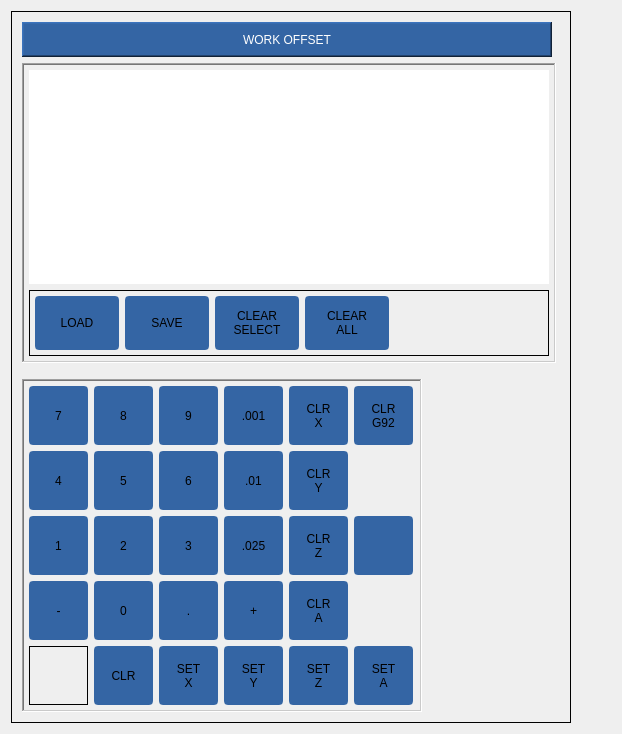
            <widget class="QWidget" name="page">
             <layout class="QGridLayout" name="gridLayout_8">
              <item row="0" column="0">
               <widget class="QFrame" name="gridFrame_14">
                <property name="minimumSize">
                 <size>
                  <width>560</width>
                  <height>20</height>
                 </size>
                </property>
                <property name="maximumSize">
                 <size>
                  <width>560</width>
                  <height>775</height>
                 </size>
                </property>
                <property name="styleSheet">
                 <string notr="true">QPushButton {
min-height: 50px;
min-width: 50px;
max-height: 60px;
max-width: 60px;
font: 14pt &quot;DejaVu Sans&quot;;
color: rgb(0,0,0);
background-color:rgb(52, 101, 164);
}

 QPushButton::pressed{background-color:rgb(0,255,0)}</string>
                </property>
                <property name="frameShape">
                 <enum>QFrame::Box</enum>
                </property>
                <layout class="QGridLayout" name="gridLayout_13">
                 <property name="leftMargin">
                  <number>5</number>
                 </property>
                 <property name="topMargin">
                  <number>5</number>
                 </property>
                 <property name="rightMargin">
                  <number>5</number>
                 </property>
                 <property name="bottomMargin">
                  <number>5</number>
                 </property>
                 <property name="horizontalSpacing">
                  <number>6</number>
                 </property>
                 <item row="14" column="0" colspan="2">
                  <widget class="QFrame" name="gridFrame_16">
                   <property name="maximumSize">
                    <size>
                     <width>16777215</width>
                     <height>450</height>
                    </size>
                   </property>
                   <property name="frameShape">
                    <enum>QFrame::NoFrame</enum>
                   </property>
                   <property name="frameShadow">
                    <enum>QFrame::Plain</enum>
                   </property>
                   <layout class="QGridLayout" name="gridLayout_51">
                    <property name="leftMargin">
                     <number>5</number>
                    </property>
                    <property name="topMargin">
                     <number>5</number>
                    </property>
                    <property name="rightMargin">
                     <number>5</number>
                    </property>
                    <property name="bottomMargin">
                     <number>5</number>
                    </property>
                    <item row="1" column="1">
                     <spacer name="horizontalSpacer_8">
                      <property name="orientation">
                       <enum>Qt::Horizontal</enum>
                      </property>
                      <property name="sizeHint" stdset="0">
                       <size>
                        <width>40</width>
                        <height>20</height>
                       </size>
                      </property>
                     </spacer>
                    </item>
                    <item row="1" column="0">
                     <widget class="QFrame" name="gridFrame_18">
                      <property name="minimumSize">
                       <size>
                        <width>400</width>
                        <height>325</height>
                       </size>
                      </property>
                      <property name="maximumSize">
                       <size>
                        <width>400</width>
                        <height>16777215</height>
                       </size>
                      </property>
                      <property name="styleSheet">
                       <string notr="true">QPushButton {
min-height: 55px;
min-width: 55px;
max-height: 55px;
max-width: 55px;
font: 14pt &quot;DejaVu Sans&quot;;
color: rgb(0,0,0);
background-color:rgb(52, 101, 164);
border-style: solid;
border-width: 2px;
border-radius: 4px;
border-color:rgb(52, 101, 164)
}

QPushButton::pressed{border-color:rgb(0,255,0)}

MdiButton {
min-height:55px;
min-width: 55px;
max-height: 55px;
max-width: 55px;
font: 14pt &quot;DejaVu Sans&quot;;
color: rgb(0,0,0);
background-color:rgb(52, 101, 164);
border-style: solid;
border-width: 2px;
border-radius: 4px;
border-color:rgb(52, 101, 164)
}

MdiButton::pressed{border-color:rgb(0,255,0)}</string>
                      </property>
                      <property name="frameShape">
                       <enum>QFrame::WinPanel</enum>
                      </property>
                      <property name="frameShadow">
                       <enum>QFrame::Sunken</enum>
                      </property>
                      <layout class="QGridLayout" name="gridLayout_15">
                       <property name="leftMargin">
                        <number>5</number>
                       </property>
                       <property name="topMargin">
                        <number>5</number>
                       </property>
                       <property name="rightMargin">
                        <number>5</number>
                       </property>
                       <property name="bottomMargin">
                        <number>5</number>
                       </property>
                       <item row="2" column="4">
                        <widget class="MDIButton" name="clr_z">
                         <property name="text">
                          <string>CLR
Z</string>
                         </property>
                         <property name="MDICommand" stdset="0">
                          <string>G10L2P0Z0</string>
                         </property>
                        </widget>
                       </item>
                       <item row="0" column="2">
                        <widget class="QPushButton" name="work_offset_9">
                         <property name="text">
                          <string>9</string>
                         </property>
                         <attribute name="buttonGroup">
                          <string notr="true">offsetButtonGroup</string>
                         </attribute>
                        </widget>
                       </item>
                       <item row="0" column="3">
                        <widget class="QPushButton" name="pushButton_63">
                         <property name="text">
                          <string>.001</string>
                         </property>
                         <attribute name="buttonGroup">
                          <string notr="true">offsetButtonGroup</string>
                         </attribute>
                        </widget>
                       </item>
                       <item row="3" column="0">
                        <widget class="QPushButton" name="minus">
                         <property name="text">
                          <string>-</string>
                         </property>
                         <attribute name="buttonGroup">
                          <string notr="true">offsetButtonGroup</string>
                         </attribute>
                        </widget>
                       </item>
                       <item row="0" column="4">
                        <widget class="MDIButton" name="clr_x">
                         <property name="text">
                          <string>CLR
X</string>
                         </property>
                         <property name="MDICommand" stdset="0">
                          <string>G10L2P0X0</string>
                         </property>
                        </widget>
                       </item>
                       <item row="1" column="4">
                        <widget class="MDIButton" name="clr_y">
                         <property name="text">
                          <string>CLR
Y</string>
                         </property>
                         <property name="MDICommand" stdset="0">
                          <string>G10L2P0Y0</string>
                         </property>
                        </widget>
                       </item>
                       <item row="3" column="4">
                        <widget class="MDIButton" name="clr_a">
                         <property name="text">
                          <string>CLR
A</string>
                         </property>
                         <property name="MDICommand" stdset="0">
                          <string>G10L2P0A0</string>
                         </property>
                        </widget>
                       </item>
                       <item row="1" column="0">
                        <widget class="QPushButton" name="work_offset_4">
                         <property name="text">
                          <string>4</string>
                         </property>
                         <attribute name="buttonGroup">
                          <string notr="true">offsetButtonGroup</string>
                         </attribute>
                        </widget>
                       </item>
                       <item row="1" column="3">
                        <widget class="QPushButton" name="pushButton_62">
                         <property name="text">
                          <string>.01</string>
                         </property>
                         <attribute name="buttonGroup">
                          <string notr="true">offsetButtonGroup</string>
                         </attribute>
                        </widget>
                       </item>
                       <item row="0" column="0">
                        <widget class="QPushButton" name="work_offset_7">
                         <property name="text">
                          <string>7</string>
                         </property>
                         <attribute name="buttonGroup">
                          <string notr="true">offsetButtonGroup</string>
                         </attribute>
                        </widget>
                       </item>
                       <item row="3" column="2">
                        <widget class="QPushButton" name="point">
                         <property name="text">
                          <string>.</string>
                         </property>
                         <attribute name="buttonGroup">
                          <string notr="true">offsetButtonGroup</string>
                         </attribute>
                        </widget>
                       </item>
                       <item row="1" column="2">
                        <widget class="QPushButton" name="work_offset_6">
                         <property name="text">
                          <string>6</string>
                         </property>
                         <attribute name="buttonGroup">
                          <string notr="true">offsetButtonGroup</string>
                         </attribute>
                        </widget>
                       </item>
                       <item row="2" column="0">
                        <widget class="QPushButton" name="work_offset_1">
                         <property name="text">
                          <string>1</string>
                         </property>
                         <attribute name="buttonGroup">
                          <string notr="true">offsetButtonGroup</string>
                         </attribute>
                        </widget>
                       </item>
                       <item row="2" column="2">
                        <widget class="QPushButton" name="work_offset_3">
                         <property name="text">
                          <string>3</string>
                         </property>
                         <attribute name="buttonGroup">
                          <string notr="true">offsetButtonGroup</string>
                         </attribute>
                        </widget>
                       </item>
                       <item row="3" column="1">
                        <widget class="QPushButton" name="work_offset_0">
                         <property name="text">
                          <string>0</string>
                         </property>
                         <attribute name="buttonGroup">
                          <string notr="true">offsetButtonGroup</string>
                         </attribute>
                        </widget>
                       </item>
                       <item row="0" column="1">
                        <widget class="QPushButton" name="work_offset_8">
                         <property name="text">
                          <string>8</string>
                         </property>
                         <attribute name="buttonGroup">
                          <string notr="true">offsetButtonGroup</string>
                         </attribute>
                        </widget>
                       </item>
                       <item row="1" column="1">
                        <widget class="QPushButton" name="work_offset_5">
                         <property name="text">
                          <string>5</string>
                         </property>
                         <attribute name="buttonGroup">
                          <string notr="true">offsetButtonGroup</string>
                         </attribute>
                        </widget>
                       </item>
                       <item row="2" column="1">
                        <widget class="QPushButton" name="work_offset_2">
                         <property name="text">
                          <string>2</string>
                         </property>
                         <attribute name="buttonGroup">
                          <string notr="true">offsetButtonGroup</string>
                         </attribute>
                        </widget>
                       </item>
                       <item row="2" column="3">
                        <widget class="QPushButton" name="pushButton_64">
                         <property name="text">
                          <string>.025</string>
                         </property>
                         <attribute name="buttonGroup">
                          <string notr="true">offsetButtonGroup</string>
                         </attribute>
                        </widget>
                       </item>
                       <item row="3" column="3">
                        <widget class="QPushButton" name="plus">
                         <property name="text">
                          <string>+</string>
                         </property>
                         <attribute name="buttonGroup">
                          <string notr="true">offsetButtonGroup</string>
                         </attribute>
                        </widget>
                       </item>
                       <item row="0" column="5">
                        <widget class="MDIButton" name="clr_g92">
                         <property name="text">
                          <string>CLR
G92</string>
                         </property>
                         <property name="MDICommand" stdset="0">
                          <string>G92.1</string>
                         </property>
                        </widget>
                       </item>
                       <item row="2" column="5">
                        <widget class="MDIButton" name="mdibutton_9">
                         <property name="MDICommand" stdset="0">
                          <string>G10L2P1Z[#5223+#&lt;plusinput&gt;]</string>
                         </property>
                        </widget>
                       </item>
                       <item row="4" column="5">
                        <widget class="MDIButton" name="SETAWCOFF">
                         <property name="text">
                          <string>SET
A</string>
                         </property>
                         <property name="MDICommand" stdset="0">
                          <string>G10L20P0A#&lt;offsetLabel&gt;</string>
                         </property>
                        </widget>
                       </item>
                       <item row="4" column="4">
                        <widget class="MDIButton" name="SETZWCOFF">
                         <property name="text">
                          <string>SET
Z</string>
                         </property>
                         <property name="MDICommand" stdset="0">
                          <string>G10L20P0Z#&lt;offsetLabel&gt;</string>
                         </property>
                        </widget>
                       </item>
                       <item row="4" column="3">
                        <widget class="MDIButton" name="SETYWCOFF">
                         <property name="text">
                          <string>SET
Y</string>
                         </property>
                         <property name="MDICommand" stdset="0">
                          <string>G10L20P0Y#&lt;offsetLabel&gt;</string>
                         </property>
                        </widget>
                       </item>
                       <item row="4" column="2">
                        <widget class="MDIButton" name="SETXWCOFF">
                         <property name="text">
                          <string>SET
X</string>
                         </property>
                         <property name="MDICommand" stdset="0">
                          <string>G10L20P0X#&lt;offsetLabel&gt;</string>
                         </property>
                        </widget>
                       </item>
                       <item row="4" column="1">
                        <widget class="QPushButton" name="clearoffsetlabel">
                         <property name="minimumSize">
                          <size>
                           <width>59</width>
                           <height>59</height>
                          </size>
                         </property>
                         <property name="maximumSize">
                          <size>
                           <width>59</width>
                           <height>59</height>
                          </size>
                         </property>
                         <property name="text">
                          <string>CLR</string>
                         </property>
                        </widget>
                       </item>
                       <item row="4" column="0">
                        <widget class="QLabel" name="offsetLabel">
                         <property name="frameShape">
                          <enum>QFrame::Box</enum>
                         </property>
                         <property name="text">
                          <string/>
                         </property>
                         <property name="alignment">
                          <set>Qt::AlignRight|Qt::AlignTrailing|Qt::AlignVCenter</set>
                         </property>
                        </widget>
                       </item>
                      </layout>
                     </widget>
                    </item>
                   </layout>
                  </widget>
                 </item>
                 <item row="0" column="0" rowspan="2" colspan="2">
                  <widget class="QFrame" name="gridFrame_15">
                   <property name="minimumSize">
                    <size>
                     <width>550</width>
                     <height>30</height>
                    </size>
                   </property>
                   <property name="maximumSize">
                    <size>
                     <width>16777215</width>
                     <height>9999</height>
                    </size>
                   </property>
                   <property name="frameShape">
                    <enum>QFrame::NoFrame</enum>
                   </property>
                   <property name="frameShadow">
                    <enum>QFrame::Plain</enum>
                   </property>
                   <layout class="QGridLayout" name="gridLayout_19">
                    <property name="leftMargin">
                     <number>5</number>
                    </property>
                    <property name="topMargin">
                     <number>5</number>
                    </property>
                    <property name="rightMargin">
                     <number>5</number>
                    </property>
                    <property name="bottomMargin">
                     <number>5</number>
                    </property>
                    <item row="1" column="0" colspan="2">
                     <widget class="QLabel" name="label_31">
                      <property name="minimumSize">
                       <size>
                        <width>0</width>
                        <height>35</height>
                       </size>
                      </property>
                      <property name="maximumSize">
                       <size>
                        <width>530</width>
                        <height>35</height>
                       </size>
                      </property>
                      <property name="styleSheet">
                       <string notr="true">QLabel {
color: rgb(255, 255, 255);
background-color:rgb(52, 101, 164);
font: 14pt &quot;DejaVu Sans&quot;
}</string>
                      </property>
                      <property name="frameShape">
                       <enum>QFrame::WinPanel</enum>
                      </property>
                      <property name="frameShadow">
                       <enum>QFrame::Raised</enum>
                      </property>
                      <property name="text">
                       <string>WORK OFFSET</string>
                      </property>
                      <property name="alignment">
                       <set>Qt::AlignCenter</set>
                      </property>
                     </widget>
                    </item>
                    <item row="2" column="0" rowspan="2">
                     <widget class="QFrame" name="gridFrame">
                      <property name="minimumSize">
                       <size>
                        <width>0</width>
                        <height>300</height>
                       </size>
                      </property>
                      <property name="maximumSize">
                       <size>
                        <width>560</width>
                        <height>300</height>
                       </size>
                      </property>
                      <property name="styleSheet">
                       <string notr="true"/>
                      </property>
                      <property name="frameShape">
                       <enum>QFrame::WinPanel</enum>
                      </property>
                      <property name="frameShadow">
                       <enum>QFrame::Sunken</enum>
                      </property>
                      <layout class="QGridLayout" name="gridLayout_66">
                       <property name="leftMargin">
                        <number>5</number>
                       </property>
                       <property name="topMargin">
                        <number>5</number>
                       </property>
                       <property name="rightMargin">
                        <number>5</number>
                       </property>
                       <property name="bottomMargin">
                        <number>5</number>
                       </property>
                       <item row="2" column="0">
                        <widget class="QFrame" name="gridFrame">
                         <property name="styleSheet">
                          <string notr="true">QPushButton {
min-height: 50px;
min-width: 80px;
max-height: 50px;
max-width: 100px;
font: 14pt &quot;DejaVu Sans&quot;;
color: rgb(0,0,0);
background-color:rgb(52, 101, 164);
border-style: solid;
border-width: 2px;
border-radius: 4px;
border-color:rgb(52, 101, 164)

}
 



 QPushButton::pressed{ border-color:rgb(0,255,0)} 
</string>
                         </property>
                         <property name="frameShape">
                          <enum>QFrame::Box</enum>
                         </property>
                         <property name="frameShadow">
                          <enum>QFrame::Plain</enum>
                         </property>
                         <layout class="QGridLayout" name="gridLayout_33">
                          <property name="leftMargin">
                           <number>5</number>
                          </property>
                          <property name="topMargin">
                           <number>5</number>
                          </property>
                          <property name="rightMargin">
                           <number>5</number>
                          </property>
                          <property name="bottomMargin">
                           <number>5</number>
                          </property>
                          <item row="2" column="3">
                           <widget class="QPushButton" name="clear_slct_offset_tbl">
                            <property name="text">
                             <string>CLEAR
SELECT</string>
                            </property>
                           </widget>
                          </item>
                          <item row="2" column="0">
                           <widget class="QPushButton" name="load_work_off_tbl">
                            <property name="text">
                             <string>LOAD</string>
                            </property>
                           </widget>
                          </item>
                          <item row="2" column="1">
                           <widget class="QPushButton" name="save_work_off_tbl">
                            <property name="text">
                             <string>SAVE</string>
                            </property>
                           </widget>
                          </item>
                          <item row="2" column="4">
                           <widget class="QPushButton" name="clear_all_offset_tbl">
                            <property name="text">
                             <string>CLEAR
ALL</string>
                            </property>
                           </widget>
                          </item>
                          <item row="2" column="5">
                           <spacer name="horizontalSpacer_18">
                            <property name="orientation">
                             <enum>Qt::Horizontal</enum>
                            </property>
                            <property name="sizeHint" stdset="0">
                             <size>
                              <width>40</width>
                              <height>20</height>
                             </size>
                            </property>
                           </spacer>
                          </item>
                         </layout>
                        </widget>
                       </item>
                       <item row="0" column="0">
                        <widget class="OffsetTable" name="offset_table">
                         <property name="minimumSize">
                          <size>
                           <width>450</width>
                           <height>200</height>
                          </size>
                         </property>
                         <property name="maximumSize">
                          <size>
                           <width>520</width>
                           <height>220</height>
                          </size>
                         </property>
                         <property name="styleSheet">
                          <string notr="true">
font: 14pt &quot;DejaVu Sans&quot;;
color: rgb(0,0,0);



 

</string>
                         </property>
                         <property name="frameShape">
                          <enum>QFrame::NoFrame</enum>
                         </property>
                         <property name="frameShadow">
                          <enum>QFrame::Plain</enum>
                         </property>
                         <property name="displayColumns" stdset="0">
                          <string>XYZA</string>
                         </property>
                         <attribute name="horizontalHeaderDefaultSectionSize">
                          <number>112</number>
                         </attribute>
                         <attribute name="horizontalHeaderShowSortIndicator" stdset="0">
                          <bool>false</bool>
                         </attribute>
                         <attribute name="horizontalHeaderStretchLastSection">
                          <bool>true</bool>
                         </attribute>
                         <attribute name="verticalHeaderCascadingSectionResizes">
                          <bool>false</bool>
                         </attribute>
                         <attribute name="verticalHeaderStretchLastSection">
                          <bool>false</bool>
                         </attribute>
                        </widget>
                       </item>
                      </layout>
                     </widget>
                    </item>
                   </layout>
                  </widget>
                 </item>
                </layout>
               </widget>
              </item>
              <item row="0" column="1">
               <spacer name="horizontalSpacer_11">
                <property name="orientation">
                 <enum>Qt::Horizontal</enum>
                </property>
                <property name="sizeHint" stdset="0">
                 <size>
                  <width>40</width>
                  <height>20</height>
                 </size>
                </property>
               </spacer>
              </item>
             </layout>
            </widget>
